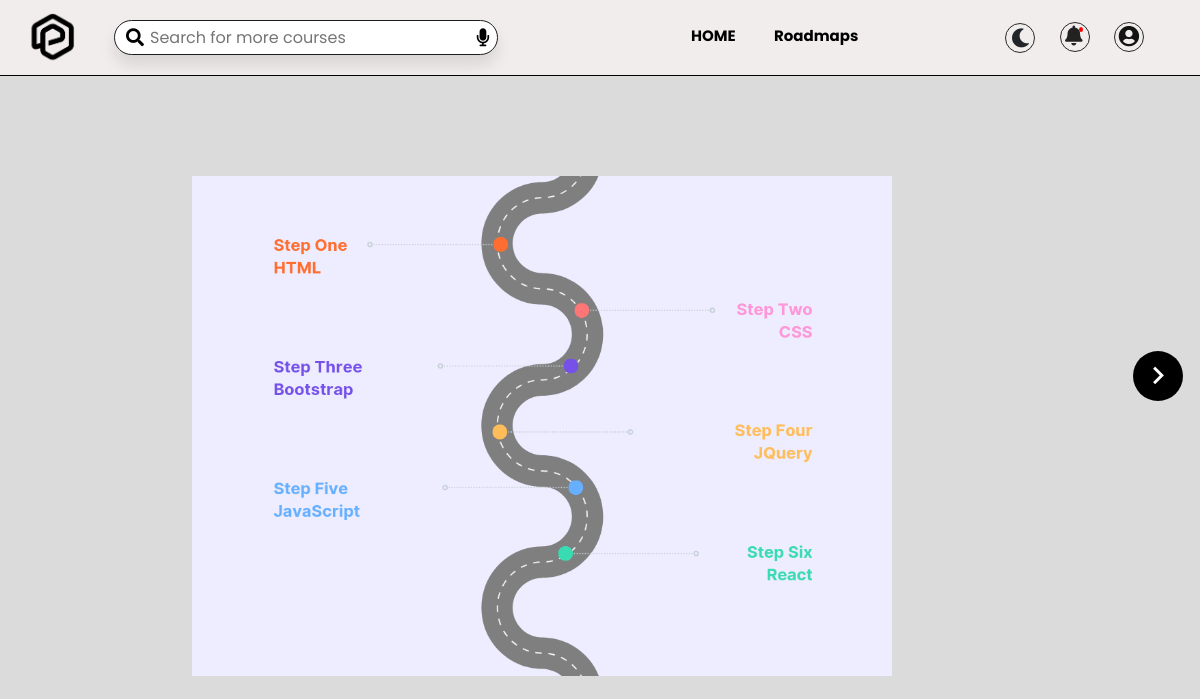
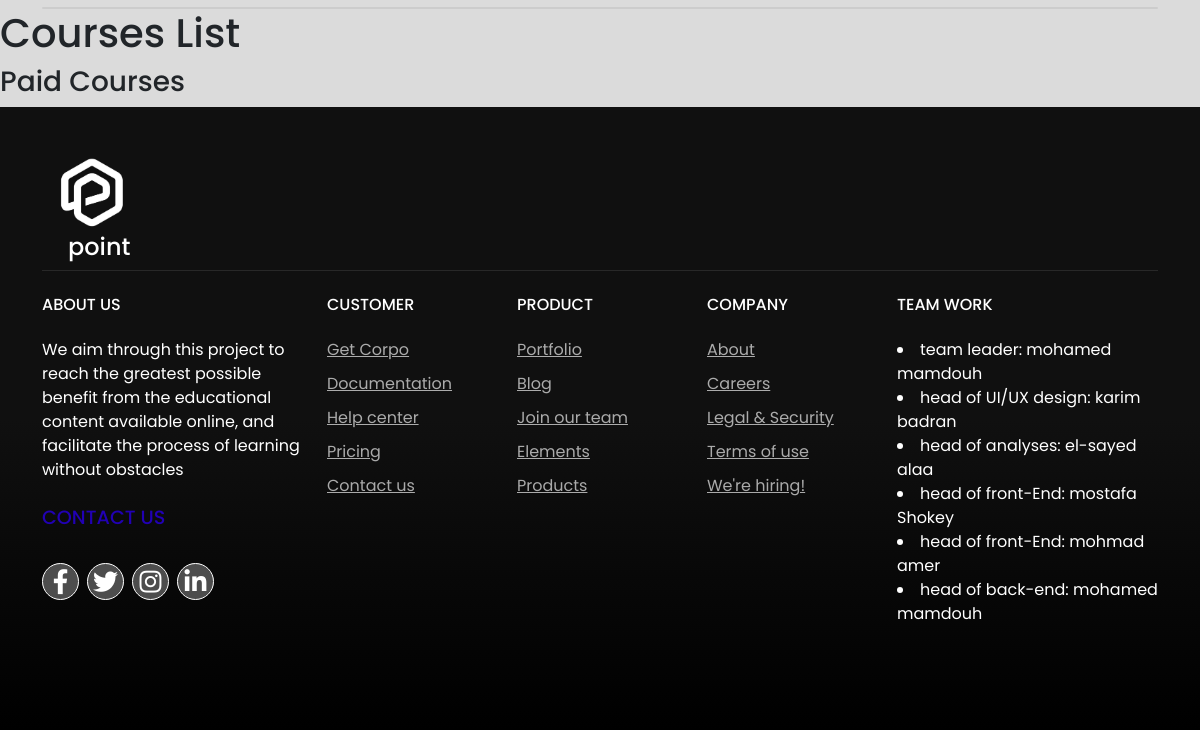
Page /courses/ on the earlier database version (2 pictures, top to bottom).
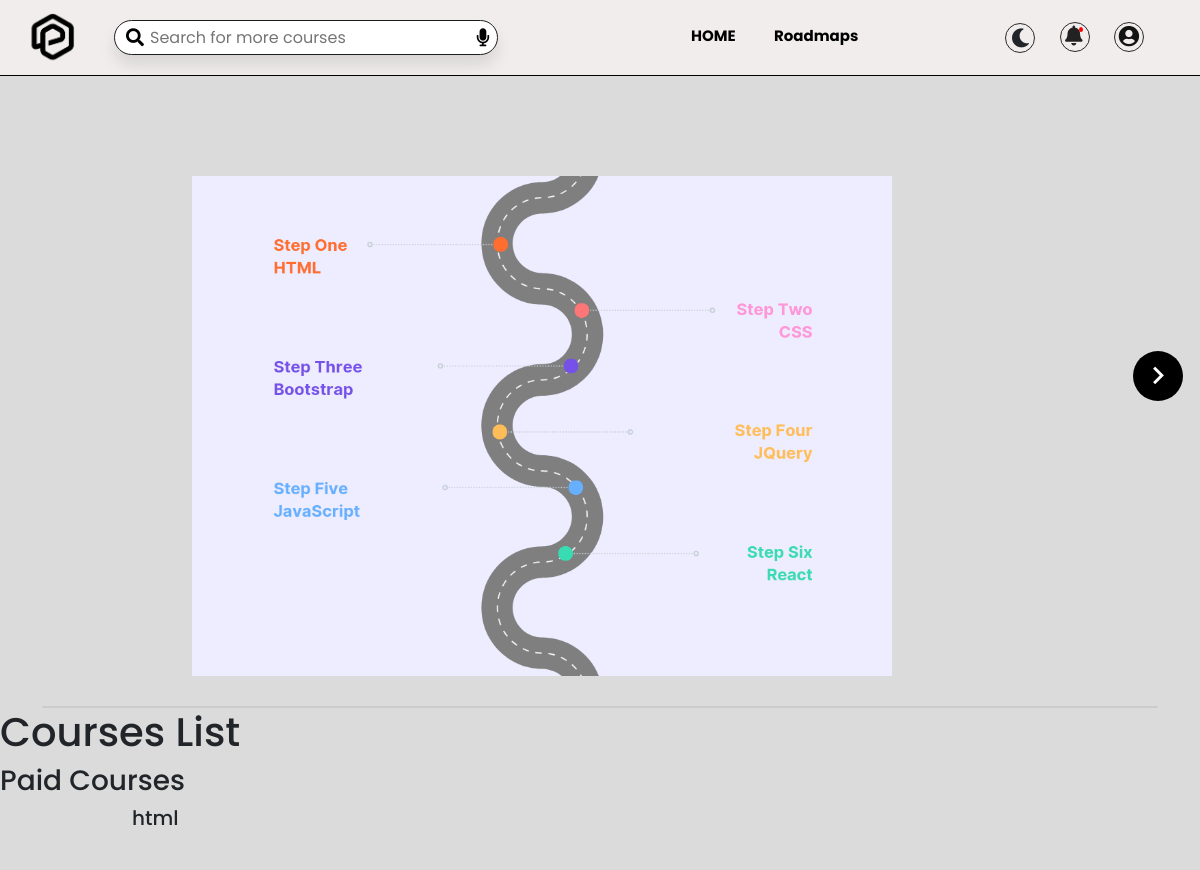
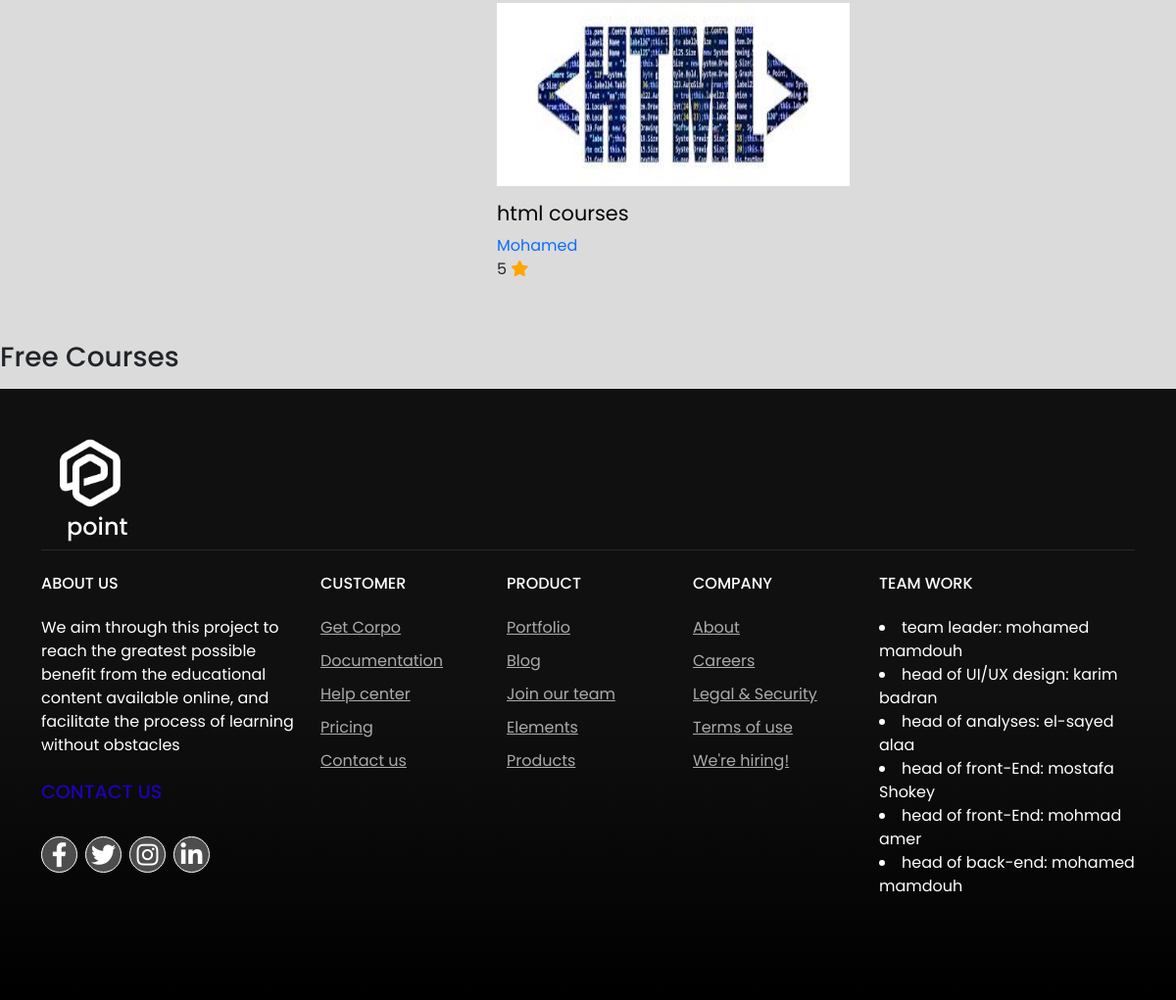
Same page on the later database version (2 pictures, top to bottom).
### courses/models.py (models this page shows, shortened)
class Section(models.Model):
    name = models.CharField(max_length=100)

class courses(models.Model):
    rodmapimage=models.ImageField(_("rodmapimage"), upload_to='rodmap_image')
    section = models.ForeignKey(Section, related_name='courses',verbose_name="section", on_delete=models.CASCADE)
    is_paid = models.BooleanField(default=True)
    image=models.ImageField(_("image"),upload_to='courses_image')
    name=models.CharField(_("name"),max_length=50)
    rate=models.IntegerField(verbose_name="rate")
    doctorname=models.ForeignKey('course_content',verbose_name="doctor_name", on_delete=models.CASCADE)

class course_content(models.Model):
    doctorname=models.CharField(_("doctor_name"), max_length=60)
    department=models.CharField(_("Department"), max_length=50)
    subtitel=models.TextField(_("about"),max_length=300,null=True,blank=True)
    subtitell=models.TextField(_("doc"),max_length=300,null=True,blank=True)
    vediourl=models.URLField(null=True,blank=True)
    urlcourses=models.URLField(null=True)
    image = models.ImageField(_("userimage"),upload_to='doctor_image' ,default=1 )
    def __str__(self):
        return self.doctorname

### courses/views.py (the view)
# urls.py: path('', courses_list, name='home-page'),
def courses_list(request):
    sections = Section.objects.all()
    return render(request, 'courses/courses_list..html', {'sections': sections})

### courses/templates/courses/courses_list..html (shortened to what this page needs)
{% extends "hader-fotar.html" %}
{% load static %}
{% block bady %}
{% block myhome %}
<link rel="stylesheet" href="{% static 'css/home.css' %}">
{% endblock myhome %}
    <section>
        <div class="container">
            <div class="slider-wrapper">
              <ul class="image-list">
                <img class="image-item" src=" {% static 'images/1.png' %}" alt="img-1" />
              </ul>
              <button id="next-slide" class="slide-button material-icons">
              </button>
            </div>
            <div class="slider-scrollbar">
              <div class="scrollbar-track">
                <div class="scrollbar-thumb"></div>
              </div>
            </div>
          </div>
    </section>
    <section>
        <div class="content-area">
            <h1>Courses List</h1>
            <h3>Paid Courses</h3>
            {% for section in sections %}
            <ul>
                {% for courses in section.courses.all %}
                    {% if  courses.is_paid %}
                    <h2 class="title">{{ section.name }}</h2>
                    <main>
                        <div class="videos-container">
                            <div class="video">
                                <div class="thumbnail">
                                    <img src="{{courses.image.url}}" />
                                </div>
                                <div class="video-detils">
                                    <div class="title">
                                        <a href="{%url 'courses:course_detail' courses.id %}" class="video-title">
                                            {{courses.name}}
                                        </a>
                                        <a href="{%url 'courses:course_detail' courses.id %}" class="video-creator">
                                            {{ courses.doctorname }}
                                         </a>
                                        <div class="cotn">
                                            <span text=bold >{{ courses.rate }}</span>
                                            <span class="fa fa-star fa-x checked"></span>
                                        </div>
                                    </div>
                                </div>
                            </div>
                        </div>
                    </main>
                    {% endif %}
                {% endfor %}
            </ul>
            <h3>Free Courses</h3>
            {% endfor %}
        </div>
    </section>
{% endblock bady %}

Differences in the rows shown:
added Section: name "html"
added courses: image (picture), name "html courses", doctorname "Mohamed", rate "5"
